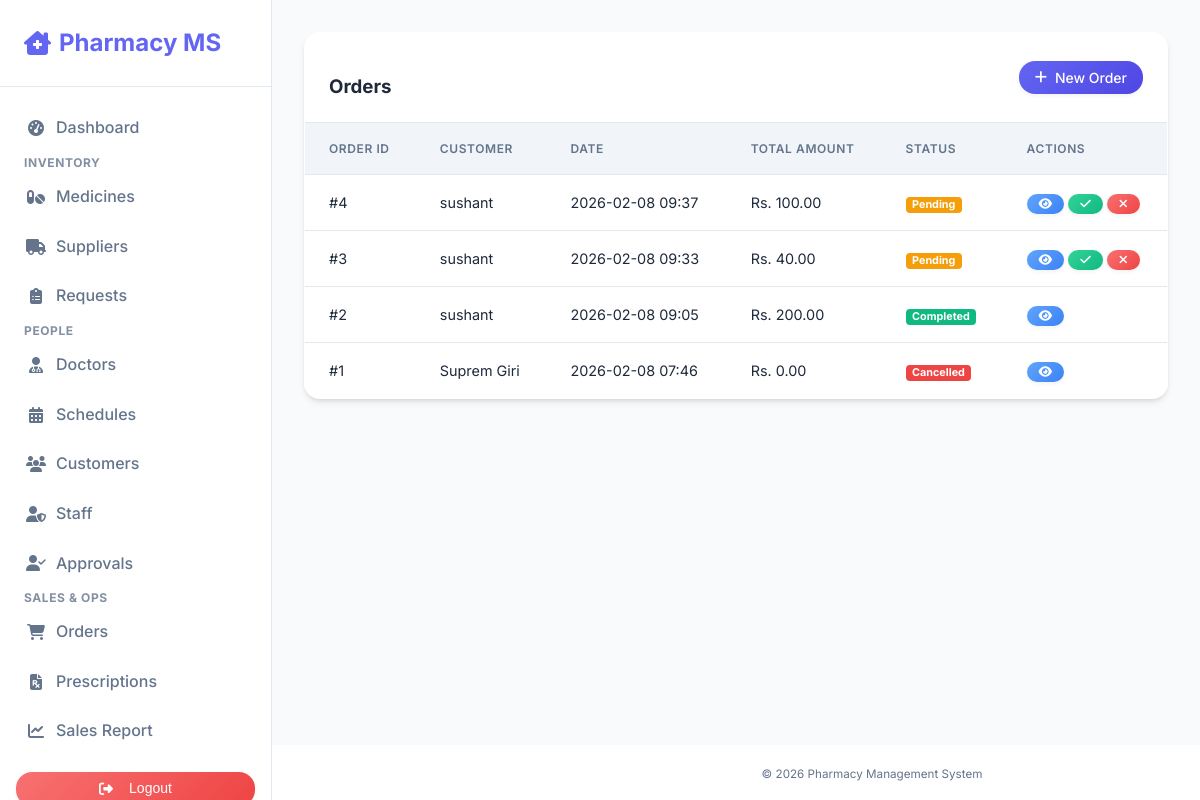
Screenshot of /orders/ (signed in) with the database file from the repository.
### pharmacy/models.py (models this page shows, shortened)
class Order(models.Model):
    customer = models.ForeignKey(Customer, on_delete=models.CASCADE)
    order_date = models.DateTimeField(auto_now_add=True)
    total_amount = models.DecimalField(max_digits=10, decimal_places=2, default=0)
    status = models.CharField(max_length=20, default='Pending', choices=[('Pending', 'Pending'), ('Completed', 'Completed'), ('Cancelled', 'Cancelled')])

class Customer(models.Model):
    user = models.OneToOneField(User, on_delete=models.CASCADE, null=True, blank=True)
    name = models.CharField(max_length=100)
    email = models.EmailField()
    phone = models.CharField(max_length=20)

### pharmacy/views.py (the view)
# urls.py: path('orders/', views.order_list, name='order_list'),
@login_required
def order_list(request):
    if request.user.is_staff:
        orders = Order.objects.all().order_by('-order_date')
    else:
        if hasattr(request.user, 'customer'):
            orders = Order.objects.filter(customer=request.user.customer).order_by('-order_date')
        else:
            orders = Order.objects.none()
    return render(request, 'pharmacy/order_list.html', {'orders': orders})

### pharmacy/templates/pharmacy/order_list.html
{% extends 'pharmacy/base.html' %}
{% block content %}
<div class="card">
    <div class="card-header d-flex justify-content-between align-items-center bg-white">
        <h3 class="mb-0">Orders</h3>
        {% if user.is_staff %}
        <a href="{% url 'order_create' %}" class="btn btn-primary"><i class="fas fa-plus"></i> New Order</a>
        {% endif %}
    </div>
    <div class="card-body p-0">
        <table class="table mb-0">
            <thead>
                <tr>
                    <th>Order ID</th>
                    <th>Customer</th>
                    <th>Date</th>
                    <th>Total Amount</th>
                    <th>Status</th>
                    <th>Actions</th>
                </tr>
            </thead>
            <tbody>
                {% for order in orders %}
                <tr>
                    <td>#{{ order.id }}</td>
                    <td>{{ order.customer.name }}</td>
                    <td>{{ order.order_date|date:"Y-m-d H:i" }}</td>
                    <td>Rs. {{ order.total_amount }}</td>
                    <td>
                        {% if order.status == 'Pending' %}
                            <span class="badge bg-warning">Pending</span>
                        {% elif order.status == 'Completed' %}
                            <span class="badge bg-success">Completed</span>
                        {% else %}
                            <span class="badge bg-danger">Cancelled</span>
                        {% endif %}
                    </td>
                    <td>
                        <a href="{% url 'order_detail' order.pk %}" class="btn btn-sm btn-info" title="View Details"><i class="fas fa-eye"></i></a>
                        {% if order.status == 'Pending' %}
                        {% if user.is_staff %}
                        <a href="{% url 'order_status' order.pk 'Completed' %}" class="btn btn-sm btn-success" title="Mark as Completed"><i class="fas fa-check"></i></a>
                        {% endif %}
                        <a href="{% url 'order_status' order.pk 'Cancelled' %}" class="btn btn-sm btn-danger" title="Cancel Order" onclick="return confirm('Are you sure you want to cancel this order?')"><i class="fas fa-times"></i></a>
                        {% endif %}
                    </td>
                </tr>
                {% endfor %}
            </tbody>
        </table>
    </div>
</div>
{% endblock %}

### pharmacy/static/pharmacy/style.css (style rules this page uses)
:root { --primary: #6366f1; --primary-dark: #4f46e5; --secondary: #64748b; --success: #10b981; --danger: #ef4444; --warning: #f59e0b; --info: #3b82f6; --light: #f1f5f9; --dark: #0f172a; --bg-body: #f8fafc; --surface: #ffffff; --border: #e2e8f0; --text-main: #1e293b; --text-muted: #64748b; --shadow-sm: 0 1px 3px 0 rgb(0 0 0 / 0.1), 0 1px 2px -1px rgb(0 0 0 / 0.1); --shadow: 0 4px 6px -1px rgb(0 0 0 / 0.1), 0 2px 4px -2px rgb(0 0 0 / 0.1); --shadow-lg: 0 20px 25px -5px rgb(0 0 0 / 0.1), 0 8px 10px -6px rgb(0 0 0 / 0.1); --radius: 1rem; --font-sans: 'Inter', system-ui, -apple-system, sans-serif; --grad-primary: linear-gradient(135deg, #6366f1 0%, #4f46e5 100%); --grad-success: linear-gradient(135deg, #34d399 0%, #10b981 100%); --grad-danger: linear-gradient(135deg, #f87171 0%, #ef4444 100%); --grad-warning: linear-gradient(135deg, #fbbf24 0%, #f59e0b 100%); --grad-info: linear-gradient(135deg, #60a5fa 0%, #3b82f6 100%); }
* { box-sizing: border-box; }
body { font-family: var(--font-sans); background-color: var(--bg-body); background-image: radial-gradient(#cbd5e1 1px, transparent 1px); background-size: 24px 24px; color: var(--text-main); margin: 0; line-height: 1.6; display: flex; flex-direction: column; min-height: 100vh; -webkit-font-smoothing: antialiased; }
a { text-decoration: none; color: inherit; transition: 0.2s; }
.card { background: rgba(255, 255, 255, 0.95); border-radius: var(--radius); box-shadow: var(--shadow); border: 1px solid rgba(255, 255, 255, 0.5); overflow: hidden; margin-bottom: 1.5rem; transition: transform 0.3s ease, box-shadow 0.3s ease; }
.card-header { background-color: transparent; border-bottom: 1px solid var(--border); padding: 1.25rem 1.5rem; display: flex; align-items: center; justify-content: space-between; }
.card-body { padding: 1.5rem; }
.table { width: 100%; border-collapse: collapse; font-size: 0.9rem; }
.table th { background-color: var(--light); color: var(--text-muted); font-weight: 600; text-transform: uppercase; font-size: 0.75rem; letter-spacing: 0.05em; padding: 1rem 1.5rem; text-align: left; border-bottom: 1px solid var(--border); }
.table td { padding: 1rem 1.5rem; border-bottom: 1px solid var(--border); color: var(--text-main); vertical-align: middle; }
.table tr:last-child td { border-bottom: none; }
.btn { display: inline-flex; align-items: center; justify-content: center; padding: 0.5rem 1rem; font-size: 0.875rem; font-weight: 500; border-radius: var(--radius); border: 1px solid transparent; cursor: pointer; transition: all 0.3s ease; gap: 0.5rem; line-height: 1.25; box-shadow: 0 2px 4px rgba(0,0,0,0.05); }
.btn-primary { background: var(--grad-primary); color: white; border: none; }
.btn-success { background: var(--grad-success); color: white; border: none; }
.btn-danger { background: var(--grad-danger); color: white; border: none; }
.btn-info { background: var(--grad-info); color: white; border: none; }
.btn-sm { padding: 0.25rem 0.75rem; font-size: 0.75rem; }
.d-flex { display: flex; }
.justify-content-between { justify-content: space-between; }
.align-items-center { align-items: center; }
.mb-0 { margin-bottom: 0 !important; }
.p-0 { padding: 0 !important; }
.badge { display: inline-block; padding: 0.25em 0.6em; font-size: 0.75em; font-weight: 700; line-height: 1; text-align: center; white-space: nowrap; vertical-align: baseline; border-radius: 0.25rem; }
.bg-warning { background-color: var(--warning); color: #fff; }
.bg-success { background-color: var(--success); color: #fff; }
.bg-danger { background-color: var(--danger); color: #fff; }
.bg-white { background-color: #fff !important; }

### rows the page displays
Order: id "4", customer.name "sushant", order_date "2026-02-08 09:37", total_amount "100.00", status "Pending"
Order: id "3", customer.name "sushant", order_date "2026-02-08 09:33", total_amount "40.00", status "Pending"
Order: id "2", customer.name "sushant", order_date "2026-02-08 09:05", total_amount "200.00", status "Completed"
Order: id "1", customer.name "Suprem Giri", order_date "2026-02-08 07:46", total_amount "0.00", status "Cancelled"
